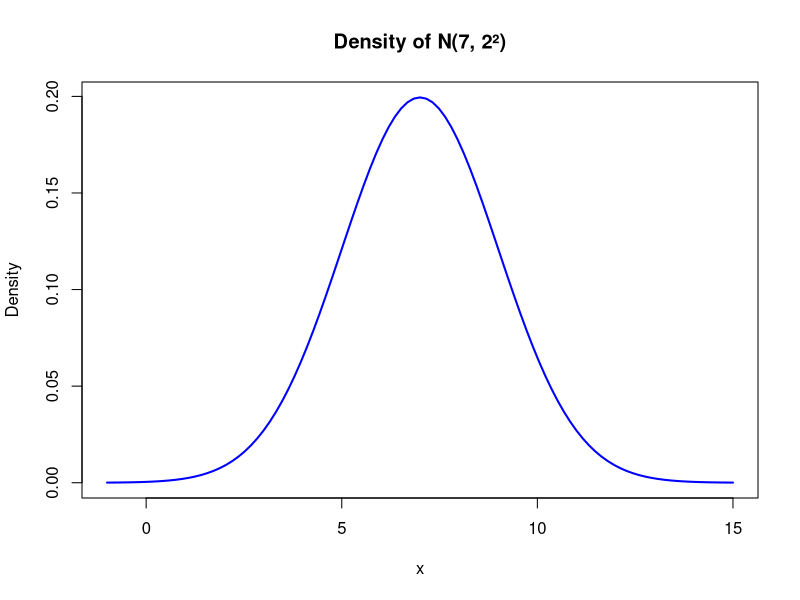
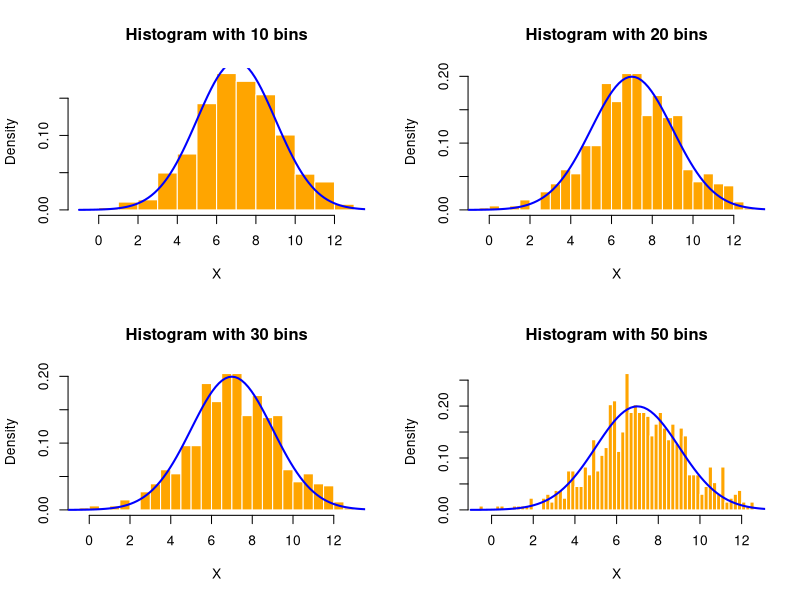

These charts were generated, in order, by the following R code:
#5.2.1
u <- 7
sigma <- 2
N <- 666
random <- rnorm(N, mean = u, sd = sigma)
random
#5.2.2
curve(dnorm(x, mean = u, sd = sigma), from = u - 4*sigma, to = u + 4*sigma,
      col = "blue", lwd = 2, ylab = "Density", main = "Density of N(7, 2²)")
#5.2.3
plot_histogram <- function(bins) {
  hist(random, breaks = bins, probability = TRUE,
       col = "orange", border = "white",
       main = paste("Histogram with", bins, "bins"),
       xlab = "X", ylab = "Density")
  curve(dnorm(x, mean = u, sd = sigma), 
        from = u - 4*sigma, to = u + 4*sigma,
        add = TRUE, col = "blue", lwd = 2)
}
par(mfrow = c(2, 2))  
plot_histogram(10)
plot_histogram(20)
plot_histogram(30)
plot_histogram(50)
#Overall, the histograms with different bins all follow the density function. 
#However, that might be because N is large enough. 